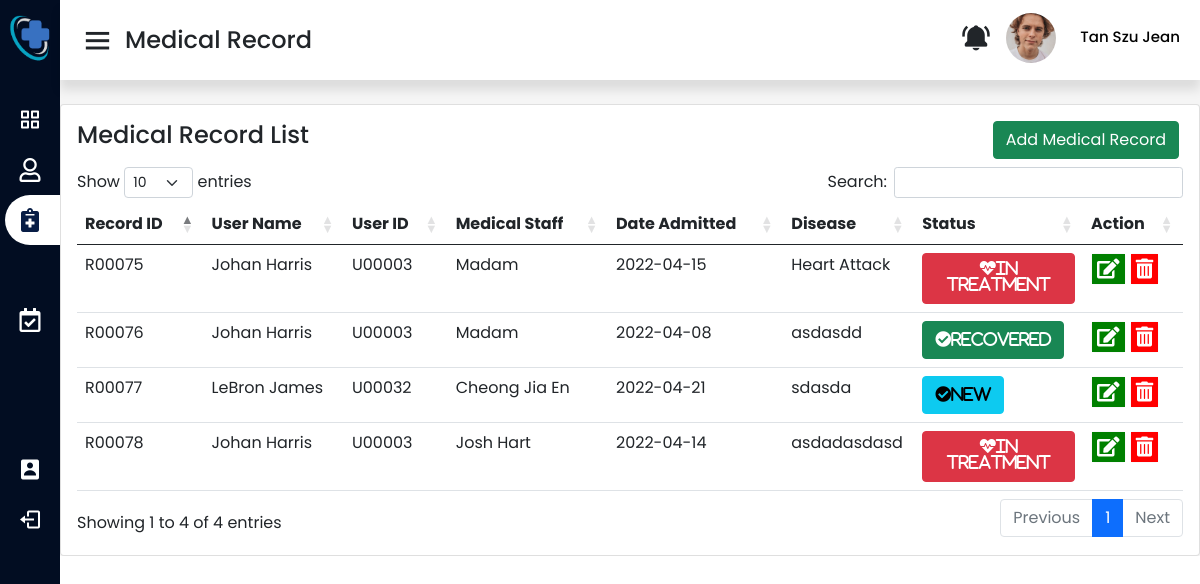
Screenshot of /staffMedrec.php with the database file from the repository.
### tables this page shows
CREATE TABLE `medrec` (
  `recPrefix` varchar(1) NOT NULL DEFAULT 'R',
  `recID` int(5) UNSIGNED ZEROFILL NOT NULL,
  `userID` int(5) UNSIGNED ZEROFILL NOT NULL,
  `userName` varchar(100) NOT NULL,
  `staffID` int(5) UNSIGNED ZEROFILL NOT NULL,
  `recDate` date NOT NULL,
  `recDisease` varchar(100) NOT NULL,
  `recStatus` varchar(100) NOT NULL
);

CREATE TABLE `user` (
  `userPrefix` varchar(10) NOT NULL DEFAULT 'U',
  `userId` int(5) UNSIGNED ZEROFILL NOT NULL,
  `userName` varchar(50) NOT NULL,
  `userEmail` varchar(50) NOT NULL,
  `userPassword` varchar(50) NOT NULL,
  `usertype` varchar(50) NOT NULL DEFAULT 'user',
  `userDate_created` date NOT NULL DEFAULT current_timestamp(),
  `userPhone_number` varchar(50) NOT NULL,
  `userGender` varchar(50) NOT NULL,
  `userBirthdate` date NOT NULL,
  `userAddress` varchar(50) NOT NULL
);

CREATE TABLE `staff` (
  `staffPrefix` varchar(1) NOT NULL DEFAULT 'S',
  `staffId` int(5) UNSIGNED ZEROFILL NOT NULL,
  `staffName` varchar(50) NOT NULL,
  `staffEmail` varchar(50) NOT NULL,
  `staffPassword` varchar(50) NOT NULL,
  `staffPosition` varchar(50) NOT NULL,
  `staffDepartment` varchar(50) NOT NULL,
  `staffUsertype` varchar(50) NOT NULL DEFAULT 'staff',
  `staffPhone_number` varchar(50) NOT NULL,
  `staffGender` varchar(50) NOT NULL,
  `staffAddress` varchar(50) NOT NULL,
  `staffBirthdate` date NOT NULL,
  `staffImage_profile` varchar(50) NOT NULL,
  `staffImage_cover` varchar(50) NOT NULL,
  `staffBiography` varchar(256) NOT NULL,
  `staffQualification` varchar(256) NOT NULL
);

### staffMedrec.php (the view, shortened to what this page needs)
<?php
include 'connection.php';
?>
<!DOCTYPE html>
<head>
  <?php include('asset/includes/cssCDN.php'); ?>
  <link rel="stylesheet" href="asset/css/staffstyle.css">
  <link rel="stylesheet" href="asset/css/navbar.css">
</head>
<body>
  <?php $page = 'staffMedrec';
  include('asset/includes/staffSideBar.php'); ?>
  <section class="home-section ">
    <nav>
      <div class="sidebar-button">
        <i class='bx bx-menu sidebarBtn'></i>
        <span class="dashboard">Medical Record</span>
      </div>
      <div class="right-nav">
        <div class="right noti-bell my-auto">
          <i class='bx bxs-bell-ring'></i>
        </div>
        <div class="profile dropdown">
          <div>
            <img src="asset/image/profile1.jpg">
            <span class="profile_name">Tan Szu Jean</span>
          </div>
        </div>
      </div>
    </nav>
    <div class="home-content">
      <div class="col-lg-12 grid-margin stretch-card">
        <div class="card">
          <div class="card-body">
            <div class="row mb-2">
              <div class="col-lg-5">
                <h4 class="card-title">Medical Record List</h4>
              </div>
              <div class="col-lg-7">
                <div class="d-flex flex-row-reverse">
                  <div class="mx-1">
                    <button type="button" class="btn btn-success float-right" data-bs-toggle="modal" data-bs-target="#addData">
                      Add Medical Record
                    </button>
                  </div>
                </div>
              </div>
            </div>
            <div class="table-responsive table-medRec">
              <table class="table table-hover table-condensed" id="dataTableID" style="width:100%">
                <thead>
                  <tr>
                    <th>Record ID</th>
                    <th> User Name </th>
                    <th> User ID </th>
                    <th>Medical Staff</th>
                    <th> Date Admitted</th>
                    <th> Disease </th>
                    <th> Status </th>
                    <th> Action </th>
                  </tr>
                </thead>
                <tbody>
                  <?php
                  $viewSql = "SELECT * FROM `medrec` INNER JOIN  `user` ON  medrec.userID = user.userId
                  INNER JOIN `staff`  ON  medrec.staffID=staff.staffId";
                  $result = mysqli_query($data, $viewSql);
                  while ($row = mysqli_fetch_assoc($result)) {
                    $rpre = $row['recPrefix'];
                    $rid = $row['recID'];
                    $uid = $row['userID'];
                    $name = $row['userName'];
                    $upre = $row['userPrefix'];
                    $sname = $row['staffName'];
                    $dis = $row['recDisease'];
                    $date = $row['recDate'];
                    $status = $row['recStatus'];
                    if ($status == "New") {
                      $color = "btn-info";
                      $logo = "fa-check-circle";
                    } else if ($status == "In Treatment") {
                      $color = "btn-danger";
                      $logo = "fa-heartbeat";
                    } else if ($status == "Recovered") {
                      $color = "btn-success";
                      $logo = "fa-check-circle";
                    }
                  ?>
                    <tr>
                      <td><?php echo $rpre . "" . $rid; ?></td>
                      <td><?php echo $name; ?></td>
                      <td><?php echo $upre . "" . $uid; ?></td>
                      <td><?php echo $sname; ?></td>
                      <td><?php echo $date; ?></td>
                      <td><?php echo $dis; ?></td>
                      <td>
                        <button type="button" class="btn <?php echo $color; ?>">
                          <i class="fas <?php echo $logo; ?>"><?php echo $status; ?></i>
                        </button>
                      </td>
                      <td class="action-button">
                        <button type="button" class="btn btn-light" data-bs-toggle="modal" data-bs-target="#editData<?php echo $rid; ?>">
                          <i class="fas fa-edit"></i></button>
                        <button type="button" class="btn btn-light" data-bs-toggle="modal" data-bs-target="#deleteData<?php echo $rid; ?>">
                          <i class="fas fa-trash-alt"></i></button>
                      </td>
                    </tr>
                  <?php  }
                  ?>
                </tbody>
              </table>
            </div>
          </div>
        </div>
      </div>
    </div>
  </section>
</body>
</html>

### asset/css/staffstyle.css (style rules this page uses)
* { margin: 0; padding: 0; box-sizing: border-box; font-family: "Poppins", sans-serif; }
body { overflow-x: hidden; }
.home-section .home-content { position: relative; padding-top: 104px; }
.home-section .home-content .action-button .fa-edit { background-color: green; color: white; font-size: 20px; padding: 5px; }
.home-section .home-content .action-button .fa-trash-alt { background-color: red; color: white; font-size: 20px; padding: 5px; }
.home-section .home-content .action-button button { padding: 0; }

### asset/css/navbar.css (style rules this page uses)
.home-section { position: relative; background: #f5f5f5; min-height: 20px; height: 100%; width: calc(100% - 220px); left: 220px; transition: all 0.5s ease; overflow-y: auto; }
.home-section nav { display: flex; justify-content: space-between; height: 80px; background: #fff; display: flex; align-items: center; position: fixed; width: calc(100% - 220px); left: 220px; z-index: 100; padding: 0 20px; box-shadow: 0 10px 10px rgba(0, 0, 0, 0.1); transition: all 0.5s ease; }
.home-section nav .sidebar-button { display: flex; align-items: center; font-size: 24px; font-weight: 500; }
nav .sidebar-button i { font-size: 35px; margin-right: 10px; }
nav .right-nav { display: flex; }
nav .right-nav i { font-size: 30px; }
nav .right-nav .right { float: left; padding: 10px; }
nav .right-nav .profile img { border-radius: 50%; width: 50px; height: 50px; object-fit: cover; margin-left: 5px; margin-right: 10px; }
nav .right-nav .profile .profile_name { color: rgb(0, 0, 0); font-size: 15px; white-space: nowrap; font-weight: 500; margin-left: 10px; }
@media (max-width: 1240px) { .home-section { width: calc(100% - 60px); left: 60px; } }
@media (max-width: 1240px) { .home-section nav { width: calc(100% - 60px); left: 60px; } }

### rows the page displays
medrec: recPrefix "R", recID "00075", userID.userName "Johan Harris", userID.userPrefix "U", userID "00003", staffID.staffName "Madam", recDate "2022-04-15", recDisease "Heart Attack", recStatus "In Treatment"
medrec: recPrefix "R", recID "00076", userID.userName "Johan Harris", userID.userPrefix "U", userID "00003", staffID.staffName "Madam", recDate "2022-04-08", recDisease "asdasdd", recStatus "Recovered"
medrec: recPrefix "R", recID "00077", userID.userName "LeBron James", userID.userPrefix "U", userID "00032", staffID.staffName "Cheong Jia En", recDate "2022-04-21", recDisease "sdasda", recStatus "New"
medrec: recPrefix "R", recID "00078", userID.userName "Johan Harris", userID.userPrefix "U", userID "00003", staffID.staffName "Josh Hart", recDate "2022-04-14", recDisease "asdadasdasd", recStatus "In Treatment"
